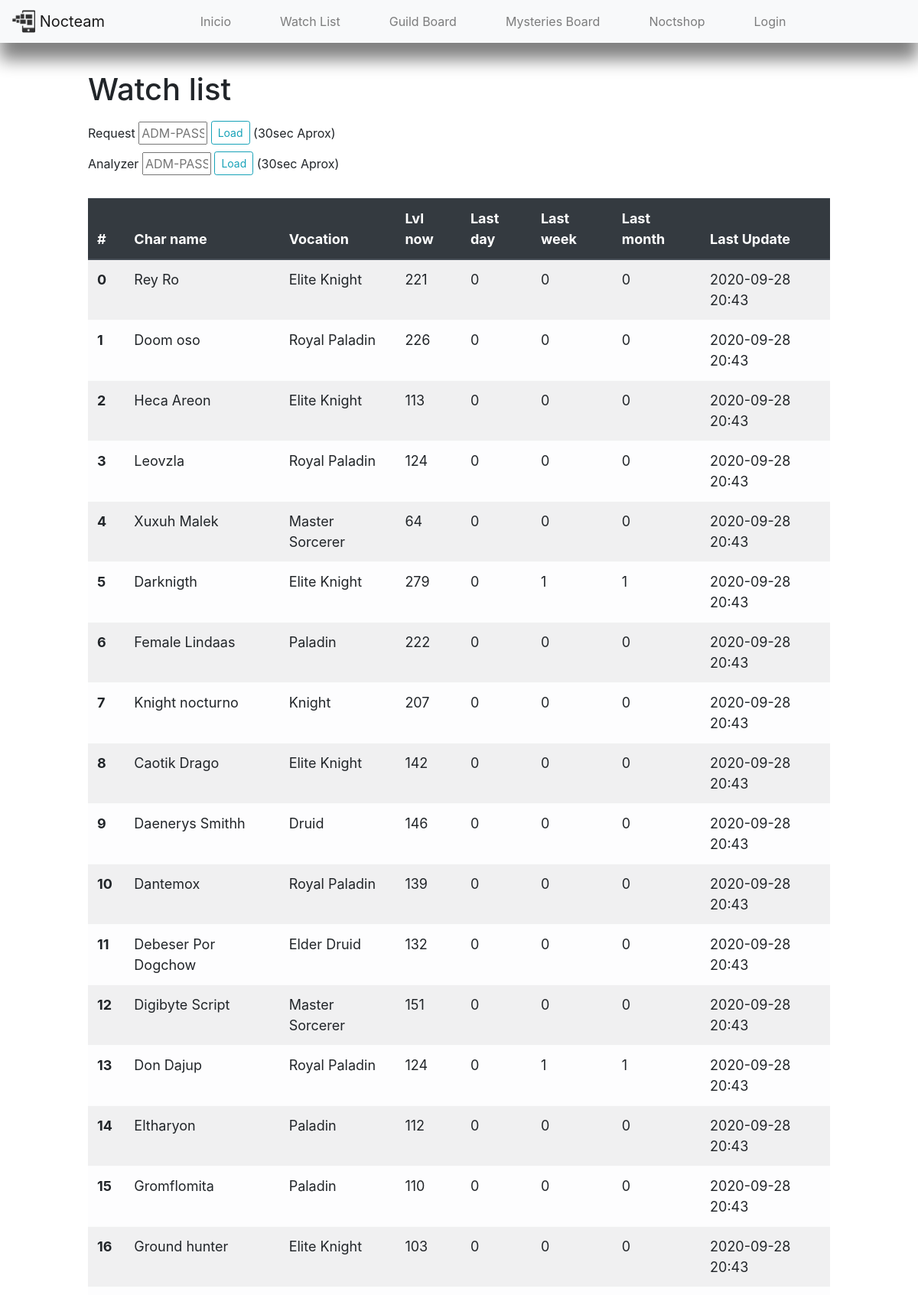
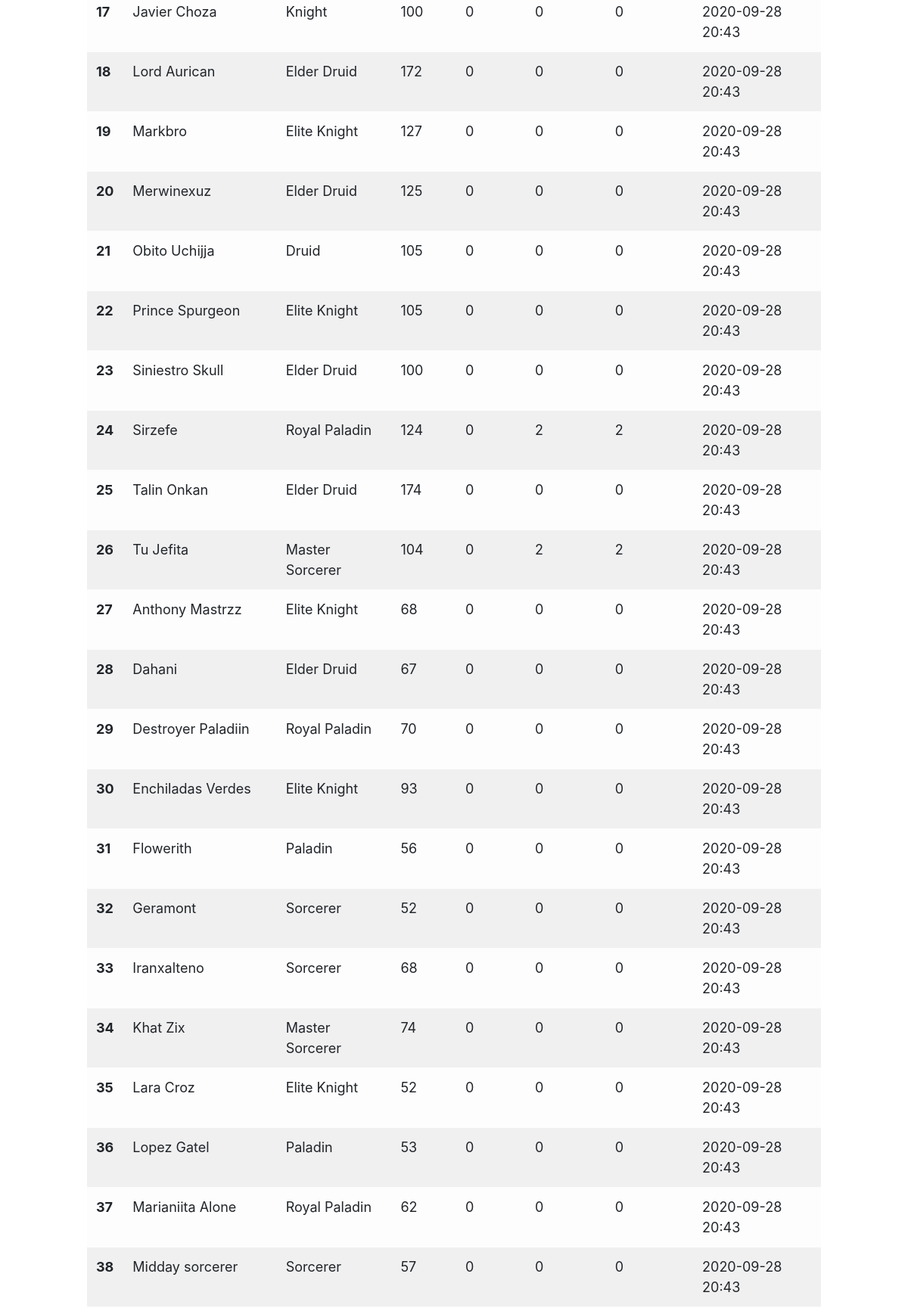
The app's page /guildboard/ (upper part) with its own data (2 pictures, top to bottom).
### appmain3guildboard/models.py (models this page shows)
class Renderguildmatrix(models.Model):
	number = models.IntegerField(default='0')
	name = models.CharField(max_length=50)
	vocation = models.CharField(max_length=50)
	levelnow = models.CharField(max_length=50)
	levelday = models.IntegerField(default='0')
	levelweek = models.IntegerField(default='0')
	levelmonth = models.IntegerField(default='0')
	lastupdate = models.CharField(max_length=50)

### appmain3guildboard/views.py (the view)
# urls.py: path('',views.guildboard, name="guildboard"),
def guildboard(request):
    charlist = Renderguildmatrix.objects.all()
    return render(request,'guildboard.html',
        {'charlist':charlist})

### app0Bsocial/processors.py (called while the page is built)
def contex_dict(request):
    context = {}
    links = Link.objects.all()
    for link in links:
        context[link.key] = link.url
    return context

### appmain3guildboard/templates/guildboard.html (shortened to what this page needs)
{% extends 'layout.html' %}
{% load static %}
{% block content %}
<div class="e30"></div>
<div class="container-fluid">
	<div class="row">
		<div class="col-md-1"></div>
		<div class="col-md-10 col-12">
			{% include '0C chartable.html' %}
		</div>
		<div class="col-md-1"></div>
	</div>
</div>
{% endblock %}

### appmain3guildboard/templates/0C chartable.html (shortened to what this page needs)
{% load static %}
  <h1 class=""> Watch list </h1>
  <div class="e10"></div>
  <form class="formkey" action="{%url 'runrequest'%}" method="POST">
    Request
    <input class="input30" name="keyrequest" placeholder="ADM-PASS"> </input>
    <button class="btn btn-outline-info btn-sm" type="submit" name="button">Load</button>
    (30sec Aprox)
  </form>
  <div class="e10"></div>
  <form class="formkey" action="{%url 'runanalyzer'%}" method="POST">
    Analyzer
    <input class="input30" name="keyanalyzer" placeholder="ADM-PASS"> </input>
    <button class="btn btn-outline-info btn-sm" type="submit" name="button">Load</button>
    (30sec Aprox)
  </form>
  <div class="e30"></div>
  <table class=
  "rounded table table-striped table-light">
    <thead class="thead-dark">
      <tr>
        <th class="thcharname" scope="col">#</th>
        <th class="thcharname" scope="col">Char name</th>
        <th scope="col">Vocation</th>
        <th scope="col">Lvl now</th>
        <th scope="col">Last day</th>
        <th scope="col">Last week</th>
        <th scope="col">Last month</th>
        <th scope="col">Last Update</th>
      </tr>
    </thead>
    <tbody>
      {% for char in charlist %}
      <tr>
        <th scope="row">{{char.number}}</th>
        <td>{{char.name}}</td>
        <td>{{char.vocation}}</td>
        <td>{{char.levelnow}}</td>
        <td>{{char.levelday}}</td>
        <td>{{char.levelweek}}</td>
        <td>{{char.levelmonth}}</td>
        <td>{{char.lastupdate}}</td>
      </tr>
      {% endfor %}
    </tbody>
  </table>

### appmain1admin/templates/C1_navbar.html (style rules this page uses)
body { background-color: white; }
.e10 { height:10px; }
.e30 { height:30px; }

### appmain3guildboard/templates/0C chartable.html (style rules this page uses)
@media (min-width:951px) and (max-width:1228px) { th,td { font-size:18px } }
.btn { margin-top:-5px }
.input30 { width:90px }

### records on screen
Renderguildmatrix: number "0", name "Rey Ro", vocation "Elite Knight", levelnow "221", levelday "0", levelweek "0", levelmonth "0", lastupdate "2020-09-28 20:43"
Renderguildmatrix: number "1", name "Doom oso", vocation "Royal Paladin", levelnow "226", levelday "0", levelweek "0", levelmonth "0", lastupdate "2020-09-28 20:43"
Renderguildmatrix: number "2", name "Heca Areon", vocation "Elite Knight", levelnow "113", levelday "0", levelweek "0", levelmonth "0", lastupdate "2020-09-28 20:43"
Renderguildmatrix: number "3", name "Leovzla", vocation "Royal Paladin", levelnow "124", levelday "0", levelweek "0", levelmonth "0", lastupdate "2020-09-28 20:43"
Renderguildmatrix: number "4", name "Xuxuh Malek", vocation "Master Sorcerer", levelnow "64", levelday "0", levelweek "0", levelmonth "0", lastupdate "2020-09-28 20:43"
Renderguildmatrix: number "5", name "Darknigth", vocation "Elite Knight", levelnow "279", levelday "0", levelweek "1", levelmonth "1", lastupdate "2020-09-28 20:43"
Renderguildmatrix: number "6", name "Female Lindaas", vocation "Paladin", levelnow "222", levelday "0", levelweek "0", levelmonth "0", lastupdate "2020-09-28 20:43"
Renderguildmatrix: number "7", name "Knight nocturno", vocation "Knight", levelnow "207", levelday "0", levelweek "0", levelmonth "0", lastupdate "2020-09-28 20:43"
Renderguildmatrix: number "8", name "Caotik Drago", vocation "Elite Knight", levelnow "142", levelday "0", levelweek "0", levelmonth "0", lastupdate "2020-09-28 20:43"
Renderguildmatrix: number "9", name "Daenerys Smithh", vocation "Druid", levelnow "146", levelday "0", levelweek "0", levelmonth "0", lastupdate "2020-09-28 20:43"
Renderguildmatrix: number "10", name "Dantemox", vocation "Royal Paladin", levelnow "139", levelday "0", levelweek "0", levelmonth "0", lastupdate "2020-09-28 20:43"
Renderguildmatrix: number "11", name "Debeser Por Dogchow", vocation "Elder Druid", levelnow "132", levelday "0", levelweek "0", levelmonth "0", lastupdate "2020-09-28 20:43"
Renderguildmatrix: number "12", name "Digibyte Script", vocation "Master Sorcerer", levelnow "151", levelday "0", levelweek "0", levelmonth "0", lastupdate "2020-09-28 20:43"
Renderguildmatrix: number "13", name "Don Dajup", vocation "Royal Paladin", levelnow "124", levelday "0", levelweek "1", levelmonth "1", lastupdate "2020-09-28 20:43"
Renderguildmatrix: number "14", name "Eltharyon", vocation "Paladin", levelnow "112", levelday "0", levelweek "0", levelmonth "0", lastupdate "2020-09-28 20:43"
Renderguildmatrix: number "15", name "Gromflomita", vocation "Paladin", levelnow "110", levelday "0", levelweek "0", levelmonth "0", lastupdate "2020-09-28 20:43"
Renderguildmatrix: number "16", name "Ground hunter", vocation "Elite Knight", levelnow "103", levelday "0", levelweek "0", levelmonth "0", lastupdate "2020-09-28 20:43"
Renderguildmatrix: number "17", name "Javier Choza", vocation "Knight", levelnow "100", levelday "0", levelweek "0", levelmonth "0", lastupdate "2020-09-28 20:43"
Renderguildmatrix: number "18", name "Lord Aurican", vocation "Elder Druid", levelnow "172", levelday "0", levelweek "0", levelmonth "0", lastupdate "2020-09-28 20:43"
Renderguildmatrix: number "19", name "Markbro", vocation "Elite Knight", levelnow "127", levelday "0", levelweek "0", levelmonth "0", lastupdate "2020-09-28 20:43"
Renderguildmatrix: number "20", name "Merwinexuz", vocation "Elder Druid", levelnow "125", levelday "0", levelweek "0", levelmonth "0", lastupdate "2020-09-28 20:43"
Renderguildmatrix: number "21", name "Obito Uchijja", vocation "Druid", levelnow "105", levelday "0", levelweek "0", levelmonth "0", lastupdate "2020-09-28 20:43"
Renderguildmatrix: number "22", name "Prince Spurgeon", vocation "Elite Knight", levelnow "105", levelday "0", levelweek "0", levelmonth "0", lastupdate "2020-09-28 20:43"
Renderguildmatrix: number "23", name "Siniestro Skull", vocation "Elder Druid", levelnow "100", levelday "0", levelweek "0", levelmonth "0", lastupdate "2020-09-28 20:43"
Renderguildmatrix: number "24", name "Sirzefe", vocation "Royal Paladin", levelnow "124", levelday "0", levelweek "2", levelmonth "2", lastupdate "2020-09-28 20:43"
Renderguildmatrix: number "25", name "Talin Onkan", vocation "Elder Druid", levelnow "174", levelday "0", levelweek "0", levelmonth "0", lastupdate "2020-09-28 20:43"
Renderguildmatrix: number "26", name "Tu Jefita", vocation "Master Sorcerer", levelnow "104", levelday "0", levelweek "2", levelmonth "2", lastupdate "2020-09-28 20:43"
Renderguildmatrix: number "27", name "Anthony Mastrzz", vocation "Elite Knight", levelnow "68", levelday "0", levelweek "0", levelmonth "0", lastupdate "2020-09-28 20:43"
Renderguildmatrix: number "28", name "Dahani", vocation "Elder Druid", levelnow "67", levelday "0", levelweek "0", levelmonth "0", lastupdate "2020-09-28 20:43"
Renderguildmatrix: number "29", name "Destroyer Paladiin", vocation "Royal Paladin", levelnow "70", levelday "0", levelweek "0", levelmonth "0", lastupdate "2020-09-28 20:43"
Renderguildmatrix: number "30", name "Enchiladas Verdes", vocation "Elite Knight", levelnow "93", levelday "0", levelweek "0", levelmonth "0", lastupdate "2020-09-28 20:43"
Renderguildmatrix: number "31", name "Flowerith", vocation "Paladin", levelnow "56", levelday "0", levelweek "0", levelmonth "0", lastupdate "2020-09-28 20:43"
Renderguildmatrix: number "32", name "Geramont", vocation "Sorcerer", levelnow "52", levelday "0", levelweek "0", levelmonth "0", lastupdate "2020-09-28 20:43"
Renderguildmatrix: number "33", name "Iranxalteno", vocation "Sorcerer", levelnow "68", levelday "0", levelweek "0", levelmonth "0", lastupdate "2020-09-28 20:43"
Renderguildmatrix: number "34", name "Khat Zix", vocation "Master Sorcerer", levelnow "74", levelday "0", levelweek "0", levelmonth "0", lastupdate "2020-09-28 20:43"
Renderguildmatrix: number "35", name "Lara Croz", vocation "Elite Knight", levelnow "52", levelday "0", levelweek "0", levelmonth "0", lastupdate "2020-09-28 20:43"
Renderguildmatrix: number "36", name "Lopez Gatel", vocation "Paladin", levelnow "53", levelday "0", levelweek "0", levelmonth "0", lastupdate "2020-09-28 20:43"
Renderguildmatrix: number "37", name "Marianiita Alone", vocation "Royal Paladin", levelnow "62", levelday "0", levelweek "0", levelmonth "0", lastupdate "2020-09-28 20:43"
Renderguildmatrix: number "38", name "Midday sorcerer", vocation "Sorcerer", levelnow "57", levelday "0", levelweek "0", levelmonth "0", lastupdate "2020-09-28 20:43"
